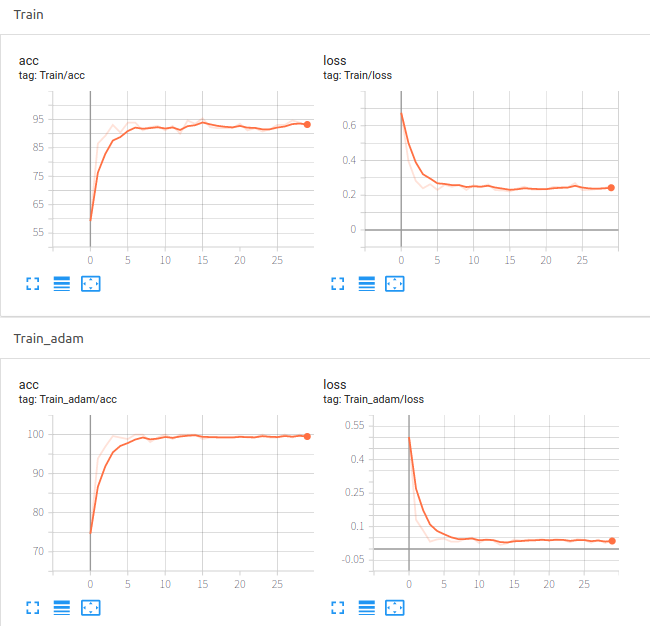
#> input picture Selection_010.png, 650 x 626 px, given as the content of the folder /home/wnj/Projects/classifier_fire/train_expanded/negative/, which was not available
$ python rename.py   (older library calls are emulated)
#> lines starting #> are read from the running program, lines starting #| are printed output that depends on the picture; after the words box and inside, x2 and y2 are one past the last pixel; in counts of white or black regions, pixels touching at a corner belong together; pictures that were not available may be replaced by others from this repository, and a replacement may not be noted
#> in simple_augmentation, img is the input picture: shape (626, 650, 3); mean B, G, R 251.1, 251.1, 251.5
import os
import imgaug as ia
import random
import numpy as np
import imgaug.augmenters as iaa
import cv2

# [18 lines left out: function rename, not called in this run]

"""
	image_augmentation.py
"""

'''
定义裁剪函数，四个参数分别是：
左上角横坐标x0
左上角纵坐标y0
裁剪宽度w
裁剪高度h
'''
crop_image = lambda img, x0, y0, w, h: img[y0:y0+h, x0:x0+w]

'''
随机裁剪
area_ratio为裁剪画面占原画面的比例
hw_vari是扰动占原高宽比的比例范围
'''
# [21 lines left out: function random_crop, not called in this run]

'''
定义旋转函数：
angle是逆时针旋转的角度
crop是个布尔值，表明是否要裁剪去除黑边
'''
def rotate_image(img, angle, crop):
#> called with angle = 0.0976, crop = True
    h, w = img.shape[:2]
#> h = 626; w = 650

	# 旋转角度的周期是360°
    angle %= 360

	# 用OpenCV内置函数计算仿射矩阵
    M_rotate = cv2.getRotationMatrix2D((w/2, h/2), angle, 1)

	# 得到旋转后的图像
    img_rotated = cv2.warpAffine(img, M_rotate, (w, h))

	# 如果需要裁剪去除黑边
    if crop:
        angle_crop = angle % 180             	    # 对于裁剪角度的等效周期是180°
        if angle_crop > 90:                        	# 并且关于90°对称
            angle_crop = 180 - angle_crop

        theta = angle_crop * np.pi / 180.0    		# 转化角度为弧度
        hw_ratio = float(h) / float(w)    		    # 计算高宽比
#> hw_ratio = 0.963


        tan_theta = np.tan(theta)                   # 计算裁剪边长系数的分子项
        numerator = np.cos(theta) + np.sin(theta) * tan_theta


        r = hw_ratio if h > w else 1 / hw_ratio		# 计算分母项中和宽高比相关的项
#> r = 1.04
        denominator = r * tan_theta + 1		 		# 计算分母项
#> denominator = 1

        crop_mult = numerator / denominator			# 计算最终的边长系数
#> crop_mult = 0.998
        w_crop = int(round(crop_mult*w))			# 得到裁剪区域
#> w_crop = 649
        h_crop = int(round(crop_mult*h))
#> h_crop = 625
        x0 = int((w-w_crop)/2)
#> x0 = 0
        y0 = int((h-h_crop)/2)
#> y0 = 0
        img_rotated = crop_image(img_rotated, x0, y0, w_crop, h_crop)
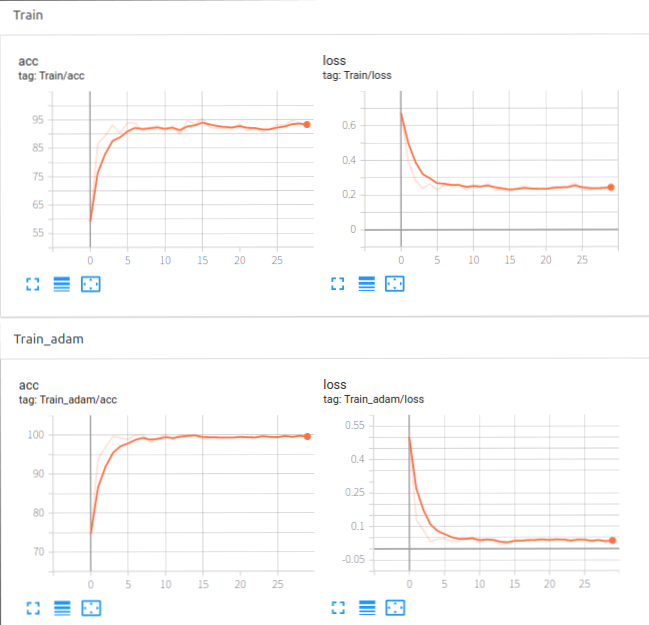
#> img_rotated: shape (625, 649, 3); mean B, G, R 251, 251, 251.4
    return img_rotated

'''
随机旋转
angle_vari是旋转角度的范围[-angle_vari, angle_vari)
p_crop是要进行去黑边裁剪的比例
'''
def random_rotate(img, angle_vari, p_crop):
    angle = np.random.uniform(-angle_vari, angle_vari)
    crop = False if np.random.random() > p_crop else True
    return rotate_image(img, angle, crop)

'''
定义hsv变换函数：
hue_delta是色调变化比例
sat_delta是饱和度变化比例
val_delta是明度变化比例
'''
def hsv_transform(img, hue_delta, sat_mult, val_mult):
#> called with hue_delta = -7, sat_mult = 1.07, val_mult = 1.07
    img_hsv = cv2.cvtColor(img, cv2.COLOR_BGR2HSV).astype(np.float)
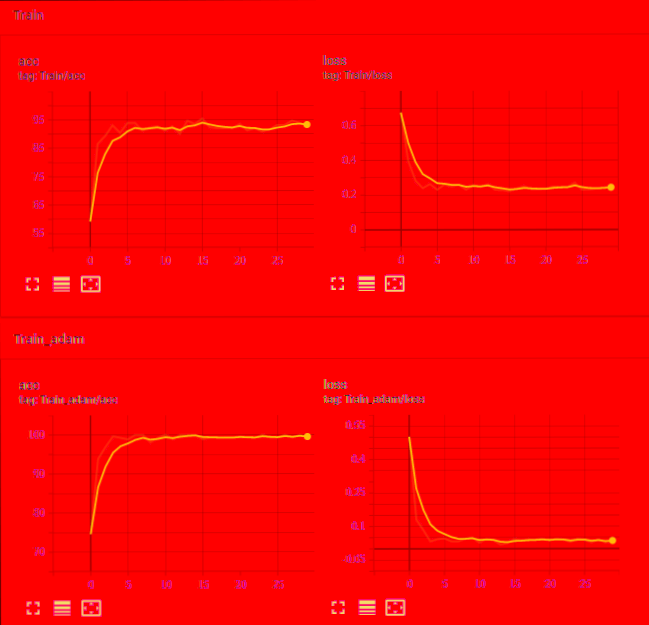
#> img_hsv: shape (625, 649, 3) float64; mean B, G, R 2.2, 2.5, 252.4
    img_hsv[:, :, 0] = (img_hsv[:, :, 0] + hue_delta) % 180
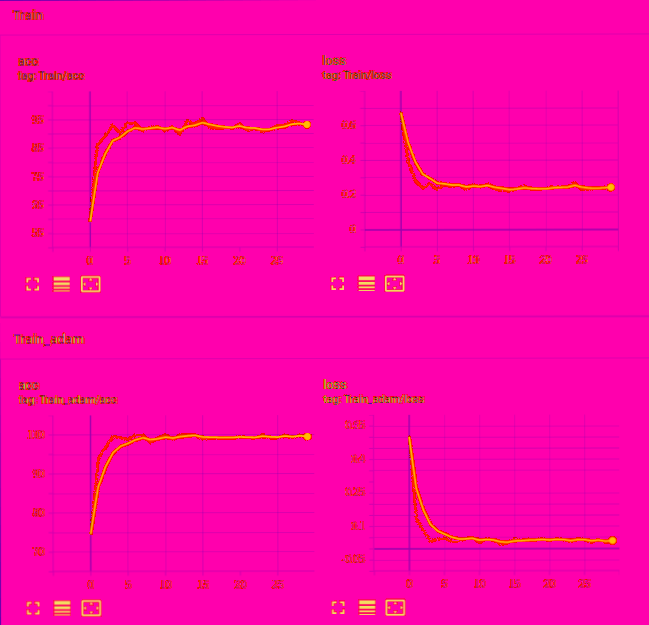
#> img_hsv: shape (625, 649, 3) float64; mean B, G, R 168.1, 2.5, 252.4
    img_hsv[:, :, 1] *= sat_mult
#> img_hsv: shape (625, 649, 3) float64; 4.22% of pixels changed, all inside (x1, y1, x2, y2) = (12, 9, 617, 617)
    img_hsv[:, :, 2] *= val_mult
    img_hsv[img_hsv > 255] = 255
    return cv2.cvtColor(np.round(img_hsv).astype(np.uint8), cv2.COLOR_HSV2BGR)

'''
随机hsv变换
hue_vari是色调变化比例的范围
sat_vari是饱和度变化比例的范围
val_vari是明度变化比例的范围
'''
def random_hsv_transform(img, hue_vari, sat_vari, val_vari):
    hue_delta = np.random.randint(-hue_vari, hue_vari)
    sat_mult = 1 + np.random.uniform(-sat_vari, sat_vari)
    val_mult = 1 + np.random.uniform(-val_vari, val_vari)
    return hsv_transform(img, hue_delta, sat_mult, val_mult)

'''
定义gamma变换函数：
gamma就是Gamma
'''
# [4 lines left out: function gamma_transform, not called in this run]

'''
随机gamma变换
gamma_vari是Gamma变化的范围[1/gamma_vari, gamma_vari)
'''
# [5 lines left out: function random_gamma_transform, not called in this run]

"""主函数"""
def simple_augmentation(filelist):
    files = os.listdir(filelist)
    for filepath in files:
        print(filepath)
        filename = filepath.split(os.sep)[-1]
        dot_pos = filename.rfind('.')

		# 获取文件名和后缀名
        imgname = filename[:dot_pos]
        ext = filename[dot_pos:]

        print('Augmenting {} ...'.format(filename))
        img = cv2.imread(filelist+'/'+filename)
        # for i in range(2):
        img_varied = img.copy()

        # 扰动后文件名的前缀
        varied_imgname = '{}_'.format(imgname)

        # 按照比例随机对图像进行镜像
        if random.random() < 0.5:
            # 利用numpy.fliplr(img_varied)也能实现
            img_varied = cv2.flip(img_varied, 1)
            varied_imgname += 'm'

        # 按照比例随机对图像进行裁剪
        if random.random() < 0.5:
            img_varied = random_crop(
                img_varied,
                0.8,
                0.1)
            varied_imgname += 'c'

        # 按照比例随机对图像进行旋转
        if random.random() < 0.5:
            img_varied = random_rotate(
                img_varied,
                1.0,
                10.0)
            varied_imgname += 'r'

        # 按照比例随机对图像进行HSV扰动
        if random.random() < 0.5:
            img_varied = random_hsv_transform(
                img_varied,
                10,
                0.1,
                0.1)
            varied_imgname += 'h'

        # 按照比例随机对图像进行Gamma扰动
        if random.random() < 0.5:
            img_varied = random_gamma_transform(
                img_varied,
                2.0)
            varied_imgname += 'g'

        # 生成扰动后的文件名并保存在指定的路径
        output_filepath = os.sep.join([
            '/home/wnj/Projects/classifier_fire/train_expanded/negative/',
            '{}{}'.format(varied_imgname, ext)])
        cv2.imwrite(output_filepath, img_varied)

path = '/home/wnj/Projects/classifier_fire/dataset/sun/val'
aug_path = '/home/wnj/Projects/classifier_fire/train_expanded/negative/'
simple_augmentation(aug_path)
# rename(path)
    # seq = iaa.Sequential([
    #     #从图片边随机裁剪50~100个像素,裁剪后图片的尺寸和之前不一致
    #     #通过设置keep_size为True可以保证裁剪后的图片和之前的一致
    #     # iaa.Crop(px=(50,100),keep_size=False),
    #     # #50%的概率水平翻转
    #     # iaa.Fliplr(0.5),
    #     # #50%的概率垂直翻转
    #     # iaa.Flipud(0.5),
    #     # #高斯模糊,使用高斯核的sigma取值范围在(0,3)之间
    #     # #sigma的随机取值服从均匀分布
    #     iaa.GaussianBlur(sigma=(0,3.0))
    # ])
    # #可以内置的quokka图片,设置加载图片的大小
    # # example_img = ia.quokka(size=(224,224))
    # #这里我们使用自己的图片
    # example_img = cv2.imread("/home/wnj/Projects/classifier_fire/train_300/negative/479.jpg")
    # #对图片的通道进行转换,由BGR转为RGB
    # #imgaug处理的图片数据是RGB通道
    # example_img = example_img[:,:,::-1]
    # #数据增强,针对单张图片
    # aug_example_img = seq.augment_image(image=example_img)
    # print(example_img.shape,aug_example_img.shape)
    # #(700, 700, 3) (544, 523, 3)
    # #显示图片
    # ia.imshow(aug_example_img)
    # cv2.imwrite("after_aug.jpg",aug_example_img)

# simple_example()


# path = '/home/wnj/Projects/classifier_fire/hard_example/negative'
# rename(path)
